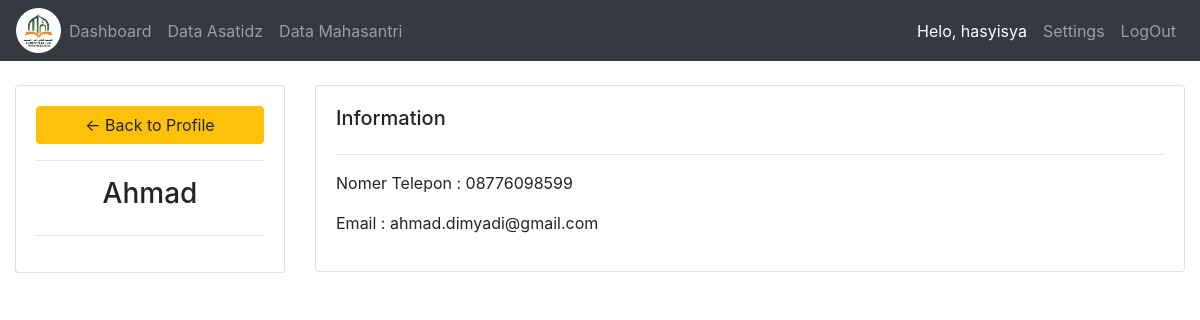
Page /ustadz/1 (signed in) on the committed database.
### Setoran/models.py (models this page shows, shortened)
class Ustadz(models.Model):
    user = models.OneToOneField(User, null=True,  on_delete=models.CASCADE)
    name = models.CharField(max_length=200, blank=True, null=True)
    phone = models.CharField(max_length=200, blank=True, null=True)
    email = models.CharField(max_length=200, blank=True, null=True)
    date_created = models.DateTimeField(auto_now_add=True, null=True)

### Setoran/views.py (the view)
# urls.py: path('ustadz/', views.ustad, name='ustad'),
@login_required(login_url='login')
def ustadz(request, pk):
    detailustadz = Ustadz.objects.get(id=pk)
    context = {
        'judul': 'Halaman Konsumen',
        'ustadz': detailustadz,
    }
    return render(request, 'data/ustadz.html', context)

### templates/data/ustadz.html (shortened to what this page needs)
{% extends "data/main.html" %}
{% load static %}
{% block content %}
<br>
<div class="container-fluid">
    <div class="row">
        <div class="col-md-3">
            <div class="card card-body">
                <a class="btn btn-warning" href="{% url 'ustad' %}">
                    &#8592; Back to Profile
                </a>
                <hr>
                <h3 style="text-align:center">{{ustadz.name}}</h3>
                <hr>
            </div>
        </div>
        <div class="col-md-9">
            <div class="card card-body">
                    <h5>Information</h5>
                    <hr>
                    <p>Nomer Telepon : {{ ustadz.phone }}</p>
                    <p>Email : {{ ustadz.email }} </p>
            </div>
        </div>
    </div>
</div>
{% endblock content %}

### templates/data/navbar.html (shortened to what this page needs)
{% load static %}
<nav class="navbar navbar-expand-lg navbar-dark bg-dark">
    <img src="{% static '/images/logo.png' %}" id="logo">
    <div class="collapse navbar-collapse" id="navbarNavAltMarkup">
        <div class="navbar-nav">
            {% if request.user.is_authenticated %}
                <a class="nav-link {% if menu == 'home' %} active {% endif %}" href="{% url 'home' %}">Dashboard</a>
                <a class="nav-link {% if menu == 'ustadz' %} active {% endif %}" href="{% url 'ustad' %}">Data Asatidz</a>
                <a class="nav-link {% if menu == 'mahasantri' %} active {% endif %}" href="{% url 'mahasantri' %}">Data Mahasantri</a>
                {% else %}
                {% if menu == 'login' %}
                <a class="nav-link active" href="#"><b>Silahkan Login Terlebih Dahulu</b></a>
                {% else %}
                {% endif %}
            {% endif %}
        </div>
    </div>
    <ul class="navbar-nav">
        {% if user.is_authenticated %}
        <li class="nav-item">
            <a class="nav-link active" href="#">Helo, {{ request.user }} </a>
        </li>
            {% if user.is_authenticated %}
                <a class="nav-link {% if menu == 'settings' %} active {% endif %}" href="{% url 'account-page' %}">Settings</a>
                    {% endif %}
        <li class="nav-item">
            <a class="nav-link" href="{% url 'logout' %}">LogOut</a>
        </li>
        {% else %}
        <li class="nav-item">
            <a class="nav-link {% if menu == 'login' %} active {% endif %}" href="{% url 'login' %}">Login</a>
        </li>
        {% endif %}
    </ul>
</nav>

### static/css/main.css (style rules this page uses)
#logo { width: 45px; }
body { background-coor: #ebeff5; }

### rows in the picture
Ustadz: name "Ahmad", phone "08776098599", email "ahmad.dimyadi@gmail.com"

### other values in the picture
{{ request.user }} "hasyisya"
